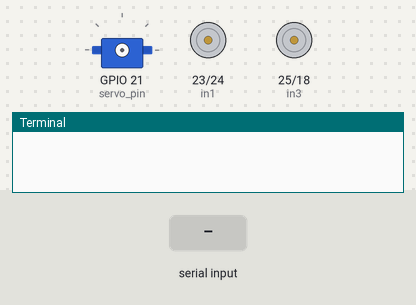
This program was run on a simulated Raspberry Pi (BCM pin numbers). Shown: servo, motor-driver pin pairs drawn as motors (green arrow = first pin HIGH = forward, orange = second pin HIGH = backward, longer = more drive, scaled by the enable pin), the last lines printed to the terminal. The test bench sets the inputs (shaded band). Servo angles are drawn from the pulse width (0.5 ms = 0°, 2.5 ms = 180°).

Above: at 1.2 s.
1.3 s: "r" typed at the terminal, then Enter
At 4.0 s:
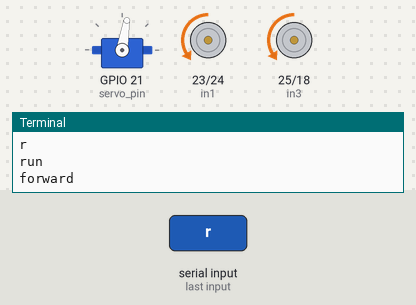
4.3 s: "b" typed at the terminal, then Enter
At 6.3 s:
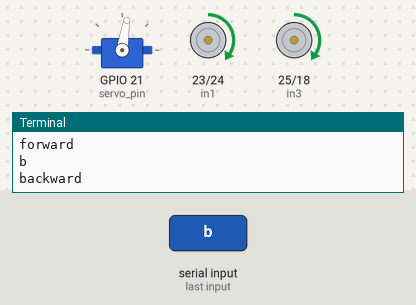
7.3 s: "lf" typed at the terminal, then Enter
At 8.5 s:
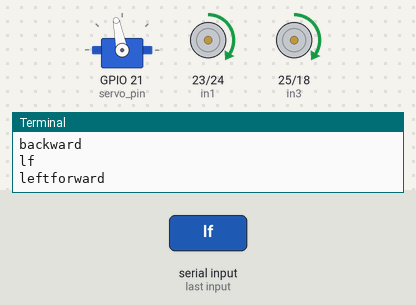
10.3 s: "rf" typed at the terminal, then Enter
At 10.9 s:
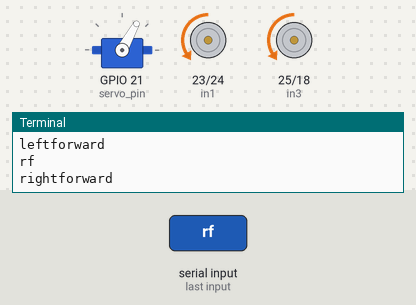
11.8 s: "m" typed at the terminal, then Enter
At 12.1 s:
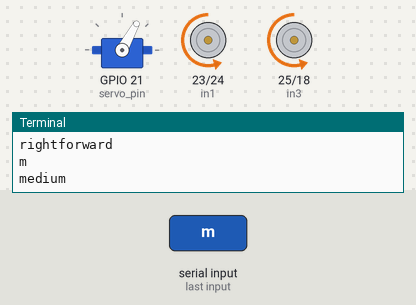
13.3 s: "s" typed at the terminal, then Enter
At 14.4 s:
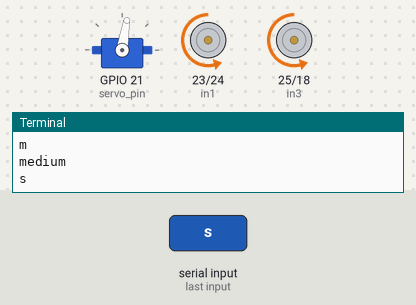
Timing chart, 0 to 16.3 s (numbered marks = the images above; inputs shaded):
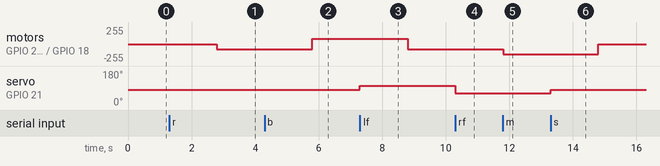

The program:

Demo1.py
```python
#  Product     : Cokoino Real-Wheel Drive Steering Car Chassis kit
#  Auther      : www.cokoino.com
#  Modification: 2025/05/13
import RPi.GPIO as GPIO # Import RPi.GPIO library
import time  # Import time library for delay
from time import sleep #Import sleep function from time module

# Define L298N module control pins
ENA = 12 #The ENA pin is connected to the GPO12 pin
ENB = 13 #The ENB pin is connected to the GPO13 pin
in1 = 23 #The in1 pin is connected to the GPO23 pin
in2 = 24 #The in2 pin is connected to the GPO24 pin
in3 = 25 #The in3 pin is connected to the GPO25 pin
in4 = 18 #The in4 pin is connected to the GPO18 pin
servo_pin = 21  # The servo is connected to the GPO21 pin
temp1=1 # Assign the variable temp1 to 1

# Set GPIO mode to BCM
GPIO.setmode(GPIO.BCM)

# Set pins to output mode
GPIO.setup(ENA,GPIO.OUT)
GPIO.setup(ENB,GPIO.OUT)
GPIO.setup(in1,GPIO.OUT)
GPIO.setup(in2,GPIO.OUT)
GPIO.setup(in3,GPIO.OUT)
GPIO.setup(in4,GPIO.OUT)
GPIO.setup(servo_pin, GPIO.OUT)

#Initialize L298N signal
GPIO.output(in1,GPIO.LOW)
GPIO.output(in2,GPIO.LOW)
GPIO.output(in3,GPIO.LOW)
GPIO.output(in4,GPIO.LOW)

p1=GPIO.PWM(ENA,1000)  #Initialize the PWM of ENA pin and set the frequency to 1000Hz.
p2=GPIO.PWM(ENB,1000)  #Initialize the PWM of ENB pin and set the frequency to 1000Hz.
p1.start(30)  #Start PWM with an initial duty cycle of 30
p2.start(30)  #Start PWM with an initial duty cycle of 30
# Create PWM object with frequency set to 50Hz
pwm = GPIO.PWM(servo_pin, 50)
# Start PWM with an initial duty cycle of 0%
pwm.start(0) #Start PWM with an initial duty cycle of 0

print("\n")
print("The default speed & direction of motor is LOW & Forward.....")
print("r-run s-stop f-forward b-backward lf-leftforward rf-rightforward l-low m-medium h-high e-exit")
print("\n")

def set_angle(angle):
    # Calculate duty cycle (0.5ms to 2.5ms=>0% -180%)
    duty_cycle = angle / 18 + 2  # transcoding
    pwm.ChangeDutyCycle(duty_cycle)  # Modify the duty cycle of the servo motor
    time.sleep(1)  # Wait for 1 second to complete the servo rotation

while(1): #while true

    x=input() #Retrieve your input and store it in variable x

    if x=='r':#Enter character r
        print("run")      #Print output string 'run'
        if(temp1==1):     # The variable temp1 is equal to 1
         set_angle(90)    # Set the servo to 90 degrees
         time.sleep(0.5)  # Wait for 0.5 seconds

         GPIO.output(in1,GPIO.LOW)  #Input low level to the IN1 pin of L298N
         GPIO.output(in2,GPIO.HIGH) #Input high level to the IN2 pin of L298N
         GPIO.output(in3,GPIO.LOW)  #Input low level to the IN3 pin of L298N
         GPIO.output(in4,GPIO.HIGH) #Input high level to the IN4 pin of L298N
         print("forward")           #Print output string 'forward'
         x='z'
        else:
         set_angle(90)  # Set the servo to 90 degrees
         time.sleep(0.5)  # Wait for 0.5 seconds
         GPIO.output(in1,GPIO.HIGH) #Input high level to the IN1 pin of L298N
         GPIO.output(in2,GPIO.LOW)  #Input low level to the IN2 pin of L298N
         GPIO.output(in3,GPIO.HIGH) #Input high level to the IN3 pin of L298N
         GPIO.output(in4,GPIO.LOW)  #Input low level to the IN4 pin of L298N
         print("backward")          #Print output string 'backward'
         x='z'


    elif x=='s':#Enter character s
        set_angle(90)  # Set the servo to 90 degrees
        time.sleep(0.5)  # Wait for 0.5 seconds
        GPIO.output(in1,GPIO.LOW)  #Input low level to the IN1 pin of L298N
        GPIO.output(in2,GPIO.LOW)  #Input low level to the IN2 pin of L298N
        GPIO.output(in3,GPIO.LOW)  #Input low level to the IN3 pin of L298N
        GPIO.output(in4,GPIO.LOW)  #Input low level to the IN4 pin of L298N
        print("stop")              #Print output string 'stop'
        x='z'

    elif x=='f':#Enter character f
        set_angle(90)  # Set the servo to 90 degrees
        time.sleep(0.5)  # Wait for 0.5 seconds
        GPIO.output(in1,GPIO.LOW)  #Input low level to the IN1 pin of L298N
        GPIO.output(in2,GPIO.HIGH) #Input high level to the IN2 pin of L298N
        GPIO.output(in3,GPIO.LOW)  #Input low level to the IN3 pin of L298N
        GPIO.output(in4,GPIO.HIGH) #Input high level to the IN4 pin of L298N
        print("forward")           #Print output string 'forward'
        temp1=1                    # Assign the variable temp1 to 1
        x='z'

    elif x=='b':#Enter character b
        set_angle(90)  # Set the servo to 90 degrees
        time.sleep(0.5)  # Wait for 0.5 seconds
        GPIO.output(in1,GPIO.HIGH) #Input high level to the IN1 pin of L298N
        GPIO.output(in2,GPIO.LOW)  #Input low level to the IN2 pin of L298N
        GPIO.output(in3,GPIO.HIGH) #Input high level to the IN3 pin of L298N
        GPIO.output(in4,GPIO.LOW)  #Input low level to the IN4 pin of L298N
        print("backward")          #Print output string 'backward'
        temp1=0                    # Assign the variable temp1 to 0
        x='z'

    elif x=='lf':#Enter character lf
        print("leftforward")
        set_angle(110)  # Set the servo to 110 degrees
        time.sleep(0.5)  # Wait for 0.5 seconds
        GPIO.output(in1,GPIO.LOW)  #Input low level to the IN1 pin of L298N
        GPIO.output(in2,GPIO.HIGH) #Input high level to the IN2 pin of L298N
        GPIO.output(in3,GPIO.LOW)  #Input low level to the IN3 pin of L298N
        GPIO.output(in4,GPIO.HIGH) #Input high level to the IN4 pin of L298N
        temp1=0                    # Assign the variable temp1 to 0
        x='z'

    elif x=='rf':#Enter character rf
        print("rightforward")
        set_angle(70)  # Set the servo to 70 degrees
        time.sleep(0.5)  # Wait for 0.5 seconds
        GPIO.output(in1,GPIO.LOW)  #Input low level to the IN1 pin of L298N
        GPIO.output(in2,GPIO.HIGH) #Input high level to the IN2 pin of L298N
        GPIO.output(in3,GPIO.LOW)  #Input low level to the IN3 pin of L298N
        GPIO.output(in4,GPIO.HIGH) #Input high level to the IN4 pin of L298N
        temp1=0                    #Assign the variable temp1 to 0
        x='z'


    elif x=='l':#Enter character l
        print("low")
        p1.ChangeDutyCycle(30)    #Adjust the duty cycle of the p1 PWM signal to 30
        p2.ChangeDutyCycle(30)    #Adjust the duty cycle of the p2 PWM signal to 30
        x='z'
    elif x=='m':#Enter character m
        print("medium")
        p1.ChangeDutyCycle(60)    #Adjust the duty cycle of the p1 PWM signal to 60
        p2.ChangeDutyCycle(60)    #Adjust the duty cycle of the p2 PWM signal to 60
        x='z'
    elif x=='h':#Enter character h
        print("high")
        p1.ChangeDutyCycle(90)    #Adjust the duty cycle of the p1 PWM signal to 90
        p2.ChangeDutyCycle(90)    #Adjust the duty cycle of the p2 PWM signal to 90
        x='z'
    elif x=='e':#Enter character e
        GPIO.cleanup()            #Clean GPIO settings
        print("GPIO Clean up")
        break                     #Terminate the loop

    else:
        print("<<<  wrong data  >>>")
        print("please enter the defined data to continue.....")
```

Measured:
- after the input at 1.3 s, motor on GPIO 23 (in1) / GPIO 24 (in2), motor on GPIO 25 (in3) / GPIO 18 (in4): stopped → backward 77/255 after 1.5 s
- after the input at 4.3 s, motor on GPIO 23 (in1) / GPIO 24 (in2), motor on GPIO 25 (in3) / GPIO 18 (in4): backward 77/255 → forward 77/255 after 1.5 s
- after the input at 7.3 s, motor on GPIO 23 (in1) / GPIO 24 (in2), motor on GPIO 25 (in3) / GPIO 18 (in4): forward 77/255 → backward 77/255 after 1.5 s; servo on GPIO 21 (servo_pin): 81° → 101° at once
- after the input at 10.3 s, servo on GPIO 21 (servo_pin): 101° → 61° at once
- after the input at 11.8 s, motor on GPIO 23 (in1) / GPIO 24 (in2), motor on GPIO 25 (in3) / GPIO 18 (in4): backward 77/255 → backward 153/255 at once
- after the input at 13.3 s, motor on GPIO 23 (in1) / GPIO 24 (in2), motor on GPIO 25 (in3) / GPIO 18 (in4): backward 153/255 → stopped after 1.5 s; servo on GPIO 21 (servo_pin): 61° → 81° at once
